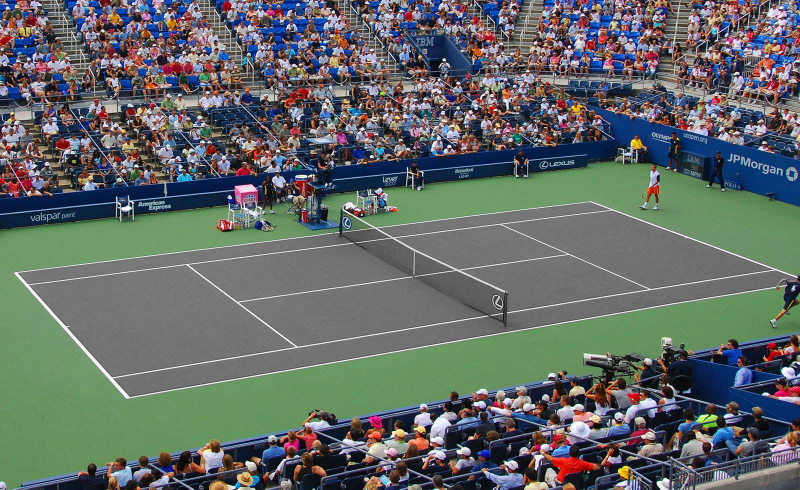
#> input picture code/terrain/tennis.jpg, 1600 x 979 px (shown at 1/2 size)
$ python -i postprocess.py   (imports and definitions only)
#> lines starting #> are read from the running program, lines starting #| are printed output that depends on the picture; after the words box and inside, x2 and y2 are one past the last pixel; in counts of white or black regions, pixels touching at a corner belong together
#> further down, picture is the input picture: shape (979, 1600, 3); mean B, G, R 102.4, 105.4, 98.4
import cv2
import numpy as np
from scipy.spatial import distance
from .utils import line_intersection


# [47 lines left out: functions postprocess, refine_kps, not called in this run]


def detect_lines(image):
    gray = cv2.cvtColor(image, cv2.COLOR_BGR2GRAY)
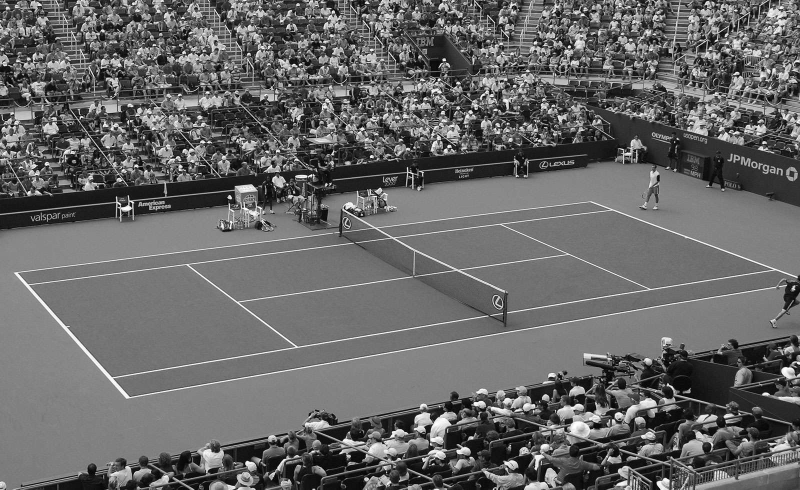
#> gray: shape (979, 1600) (shown at 1/2 size); min 0, max 255, mean 103
    gray = cv2.threshold(gray, 155, 255, cv2.THRESH_BINARY)[1]
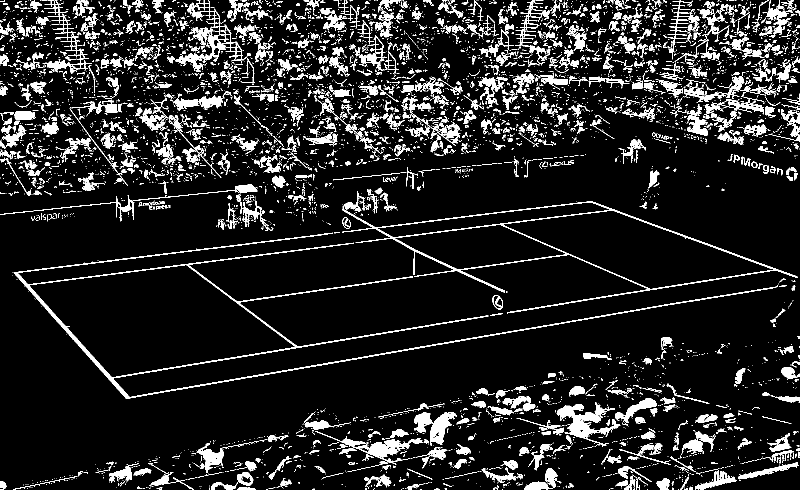
#> gray: shape (979, 1600) (shown at 1/2 size); 11.5% white; 6263 white regions (5135 under 20 px), largest, box (x1, y1, x2, y2) and area: (27, 465, 1556, 798) 11883, (684, 382, 1595, 627) 7676, (351, 0, 495, 142) 3504
    lines = cv2.HoughLinesP(gray, 1, np.pi / 180, 30, minLineLength=10, maxLineGap=30)
    lines = np.squeeze(lines)
    if len(lines.shape) > 0:
        if len(lines) == 4 and not isinstance(lines[0], np.ndarray):
            lines = [lines]
    else:
        lines = []
    return lines


# [26 lines left out: function merge_lines, not called in this run]

>>> import cv2
>>> picture = cv2.imread('tennis.jpg')
>>> result = detect_lines(picture)
